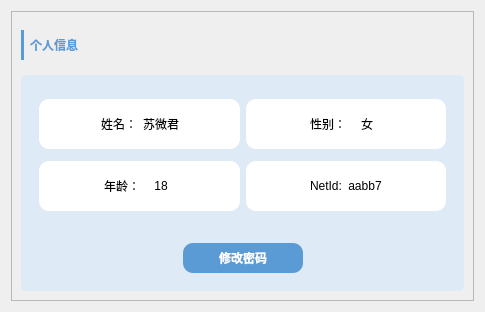
<?xml version="1.0" encoding="UTF-8"?>
<ui version="4.0">
 <class>admin_info</class>
 <widget class="QWidget" name="admin_info">
  <property name="geometry">
   <rect>
    <x>0</x>
    <y>0</y>
    <width>485</width>
    <height>312</height>
   </rect>
  </property>
  <property name="minimumSize">
   <size>
    <width>485</width>
    <height>312</height>
   </size>
  </property>
  <property name="maximumSize">
   <size>
    <width>558</width>
    <height>333</height>
   </size>
  </property>
  <property name="windowTitle">
   <string>Form</string>
  </property>
  <layout class="QVBoxLayout" name="verticalLayout">
   <item>
    <widget class="QFrame" name="frame">
     <property name="styleSheet">
      <string notr="true"/>
     </property>
     <property name="frameShape">
      <enum>QFrame::StyledPanel</enum>
     </property>
     <property name="frameShadow">
      <enum>QFrame::Raised</enum>
     </property>
     <layout class="QVBoxLayout" name="verticalLayout_2">
      <item>
       <widget class="QWidget" name="widget_3" native="true">
        <property name="sizePolicy">
         <sizepolicy hsizetype="Preferred" vsizetype="Fixed">
          <horstretch>0</horstretch>
          <verstretch>0</verstretch>
         </sizepolicy>
        </property>
        <layout class="QHBoxLayout" name="horizontalLayout_2">
         <property name="leftMargin">
          <number>0</number>
         </property>
         <item>
          <widget class="QLabel" name="label_26">
           <property name="sizePolicy">
            <sizepolicy hsizetype="Fixed" vsizetype="Fixed">
             <horstretch>0</horstretch>
             <verstretch>0</verstretch>
            </sizepolicy>
           </property>
           <property name="minimumSize">
            <size>
             <width>3</width>
             <height>30</height>
            </size>
           </property>
           <property name="maximumSize">
            <size>
             <width>3</width>
             <height>30</height>
            </size>
           </property>
           <property name="styleSheet">
            <string notr="true">background-color:rgb(91, 155, 213);</string>
           </property>
           <property name="text">
            <string/>
           </property>
          </widget>
         </item>
         <item>
          <widget class="QLabel" name="label_8">
           <property name="styleSheet">
            <string notr="true">font: 12pt &quot;Microsoft YaHei UI&quot;;
color:rgb(91, 155, 213);
font-weight:bold;</string>
           </property>
           <property name="text">
            <string>个人信息</string>
           </property>
          </widget>
         </item>
         <item>
          <spacer name="horizontalSpacer">
           <property name="orientation">
            <enum>Qt::Horizontal</enum>
           </property>
           <property name="sizeHint" stdset="0">
            <size>
             <width>356</width>
             <height>20</height>
            </size>
           </property>
          </spacer>
         </item>
        </layout>
       </widget>
      </item>
      <item>
       <widget class="QWidget" name="widget_1" native="true">
        <property name="styleSheet">
         <string notr="true">#widget_1{background-color:rgb(222, 234, 246);border-radius:5px;}</string>
        </property>
        <layout class="QVBoxLayout" name="verticalLayout_3">
         <item>
          <widget class="QWidget" name="widget" native="true">
           <layout class="QGridLayout" name="gridLayout">
            <item row="0" column="0">
             <widget class="QWidget" name="widget_2" native="true">
              <property name="sizePolicy">
               <sizepolicy hsizetype="Preferred" vsizetype="Fixed">
                <horstretch>0</horstretch>
                <verstretch>0</verstretch>
               </sizepolicy>
              </property>
              <property name="minimumSize">
               <size>
                <width>0</width>
                <height>50</height>
               </size>
              </property>
              <property name="styleSheet">
               <string notr="true">background-color: rgb(255, 255, 255);
border-radius:10px;</string>
              </property>
              <layout class="QHBoxLayout" name="horizontalLayout">
               <item>
                <spacer name="horizontalSpacer_2">
                 <property name="orientation">
                  <enum>Qt::Horizontal</enum>
                 </property>
                 <property name="sizeType">
                  <enum>QSizePolicy::Expanding</enum>
                 </property>
                 <property name="sizeHint" stdset="0">
                  <size>
                   <width>36</width>
                   <height>20</height>
                  </size>
                 </property>
                </spacer>
               </item>
               <item>
                <widget class="QLabel" name="label">
                 <property name="sizePolicy">
                  <sizepolicy hsizetype="Fixed" vsizetype="Fixed">
                   <horstretch>0</horstretch>
                   <verstretch>0</verstretch>
                  </sizepolicy>
                 </property>
                 <property name="styleSheet">
                  <string notr="true">font: 10pt &quot;Microsoft YaHei UI&quot;;</string>
                 </property>
                 <property name="text">
                  <string>姓名：</string>
                 </property>
                </widget>
               </item>
               <item>
                <widget class="QLabel" name="lbl_name">
                 <property name="sizePolicy">
                  <sizepolicy hsizetype="Preferred" vsizetype="Preferred">
                   <horstretch>0</horstretch>
                   <verstretch>0</verstretch>
                  </sizepolicy>
                 </property>
                 <property name="minimumSize">
                  <size>
                   <width>30</width>
                   <height>0</height>
                  </size>
                 </property>
                 <property name="maximumSize">
                  <size>
                   <width>100</width>
                   <height>16777215</height>
                  </size>
                 </property>
                 <property name="styleSheet">
                  <string notr="true">font: 10pt &quot;Microsoft YaHei UI&quot;;</string>
                 </property>
                 <property name="text">
                  <string>苏微君</string>
                 </property>
                 <property name="alignment">
                  <set>Qt::AlignCenter</set>
                 </property>
                </widget>
               </item>
               <item>
                <spacer name="horizontalSpacer_3">
                 <property name="orientation">
                  <enum>Qt::Horizontal</enum>
                 </property>
                 <property name="sizeType">
                  <enum>QSizePolicy::Expanding</enum>
                 </property>
                 <property name="sizeHint" stdset="0">
                  <size>
                   <width>35</width>
                   <height>20</height>
                  </size>
                 </property>
                </spacer>
               </item>
              </layout>
             </widget>
            </item>
            <item row="0" column="1">
             <widget class="QWidget" name="widget_5" native="true">
              <property name="sizePolicy">
               <sizepolicy hsizetype="Preferred" vsizetype="Fixed">
                <horstretch>0</horstretch>
                <verstretch>0</verstretch>
               </sizepolicy>
              </property>
              <property name="minimumSize">
               <size>
                <width>150</width>
                <height>50</height>
               </size>
              </property>
              <property name="styleSheet">
               <string notr="true">background-color: rgb(255, 255, 255);
border-radius:10px;</string>
              </property>
              <layout class="QHBoxLayout" name="horizontalLayout_4">
               <item>
                <spacer name="horizontalSpacer_6">
                 <property name="orientation">
                  <enum>Qt::Horizontal</enum>
                 </property>
                 <property name="sizeHint" stdset="0">
                  <size>
                   <width>40</width>
                   <height>20</height>
                  </size>
                 </property>
                </spacer>
               </item>
               <item>
                <widget class="QLabel" name="label_3">
                 <property name="sizePolicy">
                  <sizepolicy hsizetype="Fixed" vsizetype="Fixed">
                   <horstretch>0</horstretch>
                   <verstretch>0</verstretch>
                  </sizepolicy>
                 </property>
                 <property name="styleSheet">
                  <string notr="true">font: 10pt &quot;Microsoft YaHei UI&quot;;</string>
                 </property>
                 <property name="text">
                  <string>性别：</string>
                 </property>
                </widget>
               </item>
               <item>
                <widget class="QLabel" name="lbl_gender">
                 <property name="sizePolicy">
                  <sizepolicy hsizetype="Preferred" vsizetype="Preferred">
                   <horstretch>0</horstretch>
                   <verstretch>0</verstretch>
                  </sizepolicy>
                 </property>
                 <property name="minimumSize">
                  <size>
                   <width>30</width>
                   <height>0</height>
                  </size>
                 </property>
                 <property name="maximumSize">
                  <size>
                   <width>100</width>
                   <height>16777215</height>
                  </size>
                 </property>
                 <property name="styleSheet">
                  <string notr="true">font: 10pt &quot;Microsoft YaHei UI&quot;;</string>
                 </property>
                 <property name="text">
                  <string>女</string>
                 </property>
                 <property name="alignment">
                  <set>Qt::AlignCenter</set>
                 </property>
                </widget>
               </item>
               <item>
                <spacer name="horizontalSpacer_7">
                 <property name="orientation">
                  <enum>Qt::Horizontal</enum>
                 </property>
                 <property name="sizeHint" stdset="0">
                  <size>
                   <width>40</width>
                   <height>20</height>
                  </size>
                 </property>
                </spacer>
               </item>
              </layout>
             </widget>
            </item>
            <item row="1" column="0">
             <widget class="QWidget" name="widget_7" native="true">
              <property name="sizePolicy">
               <sizepolicy hsizetype="Preferred" vsizetype="Fixed">
                <horstretch>0</horstretch>
                <verstretch>0</verstretch>
               </sizepolicy>
              </property>
              <property name="minimumSize">
               <size>
                <width>150</width>
                <height>50</height>
               </size>
              </property>
              <property name="styleSheet">
               <string notr="true">background-color: rgb(255, 255, 255);
border-radius:10px;</string>
              </property>
              <layout class="QHBoxLayout" name="horizontalLayout_6">
               <item>
                <spacer name="horizontalSpacer_10">
                 <property name="orientation">
                  <enum>Qt::Horizontal</enum>
                 </property>
                 <property name="sizeHint" stdset="0">
                  <size>
                   <width>40</width>
                   <height>20</height>
                  </size>
                 </property>
                </spacer>
               </item>
               <item>
                <widget class="QLabel" name="label_5">
                 <property name="sizePolicy">
                  <sizepolicy hsizetype="Fixed" vsizetype="Fixed">
                   <horstretch>0</horstretch>
                   <verstretch>0</verstretch>
                  </sizepolicy>
                 </property>
                 <property name="styleSheet">
                  <string notr="true">font: 10pt &quot;Microsoft YaHei UI&quot;;</string>
                 </property>
                 <property name="text">
                  <string>年龄：</string>
                 </property>
                </widget>
               </item>
               <item>
                <widget class="QLabel" name="lbl_age">
                 <property name="sizePolicy">
                  <sizepolicy hsizetype="Preferred" vsizetype="Preferred">
                   <horstretch>0</horstretch>
                   <verstretch>0</verstretch>
                  </sizepolicy>
                 </property>
                 <property name="minimumSize">
                  <size>
                   <width>30</width>
                   <height>0</height>
                  </size>
                 </property>
                 <property name="maximumSize">
                  <size>
                   <width>100</width>
                   <height>16777215</height>
                  </size>
                 </property>
                 <property name="styleSheet">
                  <string notr="true">font: 10pt &quot;Microsoft YaHei UI&quot;;</string>
                 </property>
                 <property name="text">
                  <string>18</string>
                 </property>
                 <property name="alignment">
                  <set>Qt::AlignCenter</set>
                 </property>
                </widget>
               </item>
               <item>
                <spacer name="horizontalSpacer_11">
                 <property name="orientation">
                  <enum>Qt::Horizontal</enum>
                 </property>
                 <property name="sizeHint" stdset="0">
                  <size>
                   <width>40</width>
                   <height>20</height>
                  </size>
                 </property>
                </spacer>
               </item>
              </layout>
             </widget>
            </item>
            <item row="1" column="1">
             <widget class="QWidget" name="widget_9" native="true">
              <property name="minimumSize">
               <size>
                <width>150</width>
                <height>50</height>
               </size>
              </property>
              <property name="styleSheet">
               <string notr="true">background-color: rgb(255, 255, 255);
border-radius:10px;</string>
              </property>
              <layout class="QHBoxLayout" name="horizontalLayout_8">
               <item>
                <spacer name="horizontalSpacer_14">
                 <property name="orientation">
                  <enum>Qt::Horizontal</enum>
                 </property>
                 <property name="sizeHint" stdset="0">
                  <size>
                   <width>40</width>
                   <height>20</height>
                  </size>
                 </property>
                </spacer>
               </item>
               <item>
                <widget class="QLabel" name="label_7">
                 <property name="sizePolicy">
                  <sizepolicy hsizetype="Fixed" vsizetype="Fixed">
                   <horstretch>0</horstretch>
                   <verstretch>0</verstretch>
                  </sizepolicy>
                 </property>
                 <property name="styleSheet">
                  <string notr="true">font: 10pt &quot;Microsoft YaHei UI&quot;;</string>
                 </property>
                 <property name="text">
                  <string>NetId:</string>
                 </property>
                </widget>
               </item>
               <item>
                <widget class="QLabel" name="lbl_netid">
                 <property name="sizePolicy">
                  <sizepolicy hsizetype="Preferred" vsizetype="Preferred">
                   <horstretch>0</horstretch>
                   <verstretch>0</verstretch>
                  </sizepolicy>
                 </property>
                 <property name="minimumSize">
                  <size>
                   <width>30</width>
                   <height>0</height>
                  </size>
                 </property>
                 <property name="maximumSize">
                  <size>
                   <width>100</width>
                   <height>16777215</height>
                  </size>
                 </property>
                 <property name="styleSheet">
                  <string notr="true">font: 10pt &quot;Microsoft YaHei UI&quot;;</string>
                 </property>
                 <property name="text">
                  <string>aabb7</string>
                 </property>
                 <property name="alignment">
                  <set>Qt::AlignCenter</set>
                 </property>
                </widget>
               </item>
               <item>
                <spacer name="horizontalSpacer_15">
                 <property name="orientation">
                  <enum>Qt::Horizontal</enum>
                 </property>
                 <property name="sizeHint" stdset="0">
                  <size>
                   <width>40</width>
                   <height>20</height>
                  </size>
                 </property>
                </spacer>
               </item>
              </layout>
             </widget>
            </item>
           </layout>
          </widget>
         </item>
         <item>
          <widget class="QWidget" name="widget" native="true">
           <property name="sizePolicy">
            <sizepolicy hsizetype="Preferred" vsizetype="Fixed">
             <horstretch>0</horstretch>
             <verstretch>0</verstretch>
            </sizepolicy>
           </property>
           <layout class="QHBoxLayout" name="horizontalLayout_3">
            <item>
             <spacer name="horizontalSpacer_4">
              <property name="orientation">
               <enum>Qt::Horizontal</enum>
              </property>
              <property name="sizeHint" stdset="0">
               <size>
                <width>40</width>
                <height>20</height>
               </size>
              </property>
             </spacer>
            </item>
            <item>
             <widget class="QPushButton" name="btn_changepwd">
              <property name="sizePolicy">
               <sizepolicy hsizetype="Fixed" vsizetype="Fixed">
                <horstretch>0</horstretch>
                <verstretch>0</verstretch>
               </sizepolicy>
              </property>
              <property name="minimumSize">
               <size>
                <width>120</width>
                <height>30</height>
               </size>
              </property>
              <property name="maximumSize">
               <size>
                <width>120</width>
                <height>30</height>
               </size>
              </property>
              <property name="cursor">
               <cursorShape>OpenHandCursor</cursorShape>
              </property>
              <property name="styleSheet">
               <string notr="true">background-color:rgb(91, 155, 213);
color:rgb(255, 255, 255);
font: 11pt &quot;幼圆&quot;;
font-weight: bold;
border-radius: 10px; </string>
              </property>
              <property name="text">
               <string>修改密码</string>
              </property>
             </widget>
            </item>
            <item>
             <spacer name="horizontalSpacer_5">
              <property name="orientation">
               <enum>Qt::Horizontal</enum>
              </property>
              <property name="sizeHint" stdset="0">
               <size>
                <width>40</width>
                <height>20</height>
               </size>
              </property>
             </spacer>
            </item>
           </layout>
          </widget>
         </item>
        </layout>
       </widget>
      </item>
     </layout>
    </widget>
   </item>
  </layout>
 </widget>
 <resources/>
 <connections/>
</ui>
